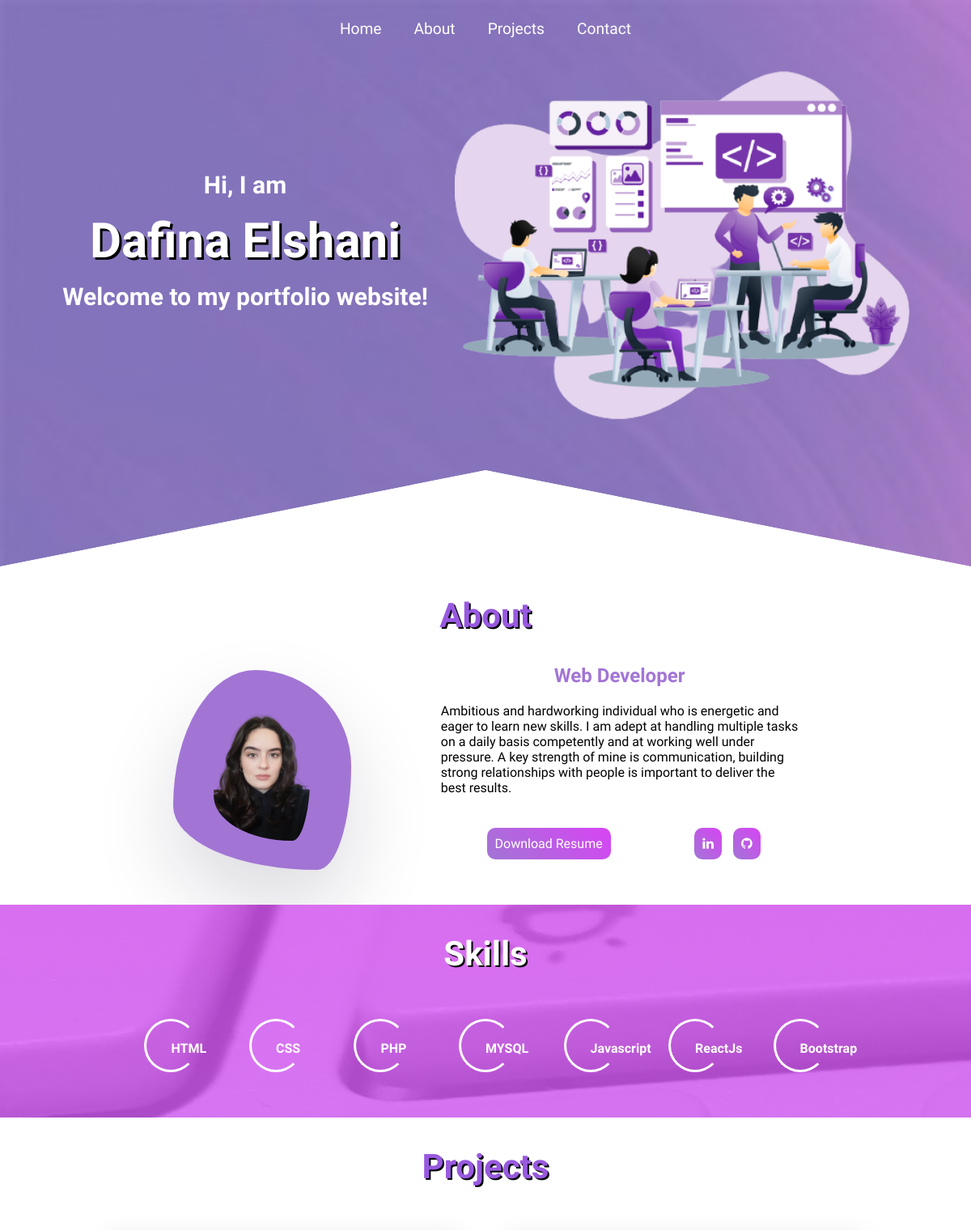
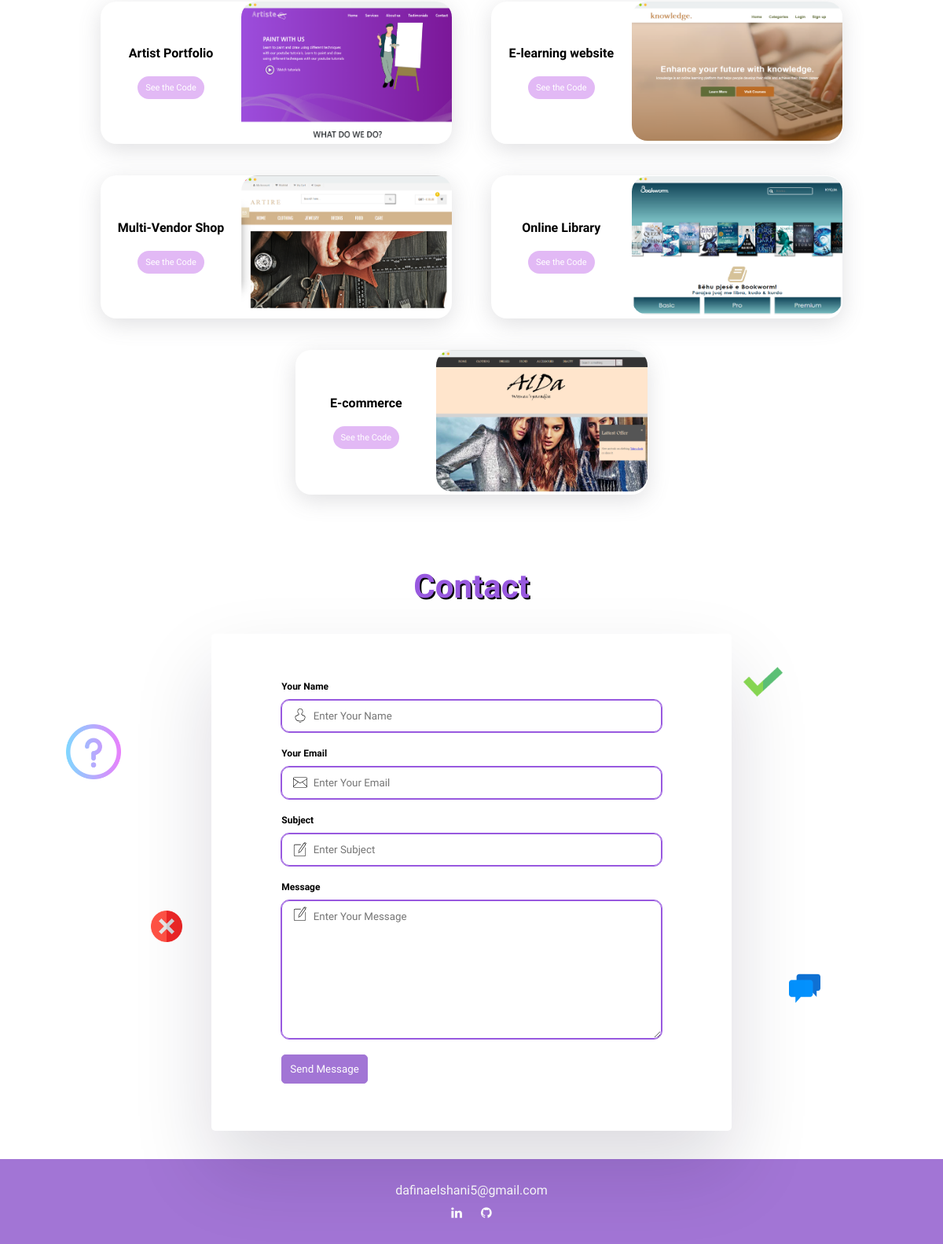
The page / on the database its author committed (2 pictures, top to bottom).
### tables this page shows
CREATE TABLE `favicon` (
  `id` int(11) NOT NULL,
  `title` varchar(250) NOT NULL,
  `icon` varchar(250) NOT NULL
);

CREATE TABLE `user` (
  `id` int(11) NOT NULL,
  `profilepic` varchar(250) NOT NULL,
  `name` varchar(250) NOT NULL,
  `linkedin` varchar(200) NOT NULL,
  `github` varchar(200) NOT NULL,
  `emailid` varchar(200) NOT NULL
);

CREATE TABLE `about` (
  `id` int(11) NOT NULL,
  `heading` text NOT NULL,
  `longdesc` text NOT NULL,
  `pdf` varchar(30) NOT NULL
);

CREATE TABLE `skills` (
  `id` int(11) NOT NULL,
  `skill` varchar(250) NOT NULL
);

CREATE TABLE `projects` (
  `id` int(11) NOT NULL,
  `projectname` varchar(250) NOT NULL,
  `projectpic` varchar(250) NOT NULL,
  `projectlink` text NOT NULL
);

### index.php (the view, shortened to what this page needs)
<?php include('./include/db.php');
$query = "SELECT * FROM favicon,user,about";
$runquery = mysqli_query($db,$query);
$data = mysqli_fetch_array($runquery);
?>
<!DOCTYPE html>
<html lang="en">
  <head>
    <link href="assets/css/style.css" rel="stylesheet" />
    <link
      rel="stylesheet"
      href="https://cdnjs.cloudflare.com/ajax/libs/font-awesome/4.7.0/css/font-awesome.min.css"
    />
    <link
      rel="stylesheet"
      href="https://cdnjs.cloudflare.com/ajax/libs/aos/2.3.4/aos.css"
    />
  </head>
  <body>
    <div class="banner">
      <nav class="nav-menu" >
        <ul id="links">
          <li><a href="#hero">Home</a></li>
          <li><a href="#about"> About</a></li>
          <li><a href="#projects">Projects</a></li>
          <li><a href="#contact">Contact</a></li>
        </ul>
      </nav>
      <div class="banner-content">
        <div class="text" data-aos="fade-right">
          <h1 class="hi">Hi, I am</h1>
          <h1 class="emri"><?=$data['name']?></h1>
          <h2>Welcome to my portfolio website!</h2>
        </div>
        <div class="image" data-aos="fade-left">
          <img
            src="./assets/img/_Pngtree_modern_flat_design_concept_of_5332895-removebg-preview.png"
          />
        </div>
      </div>
    </div>
    <section id="about" class="about">
      <h2 data-aos="zoom-in">About</h2>
      <div class="about-container" data-aos="zoom-in">
        <div class="profile-pic">
          <img src="assets/img/<?=$data['profilepic']?>" alt="" />
        </div>
        <div class="other-text">
          <h3><?=$data['heading']?></h3>
          <p><?=$data['longdesc']?></p>
          <div class="links">
            <a href="assets/files/<?=$data['pdf']?>" download
              >Download Resume</a
            >
            <div class="social-media-links">
              <a href="<?=$data['linkedin']?>"
                ><i class="fa fa-linkedin"></i
              ></a>
              <a href="<?=$data['github']?>"><i class="fa fa-github"></i></a>
            </div>
          </div>
        </div>
      </div>
    </section>
    <section id="skills" class="skills">
      <h2>Skills</h2>
      <div class="skills-container" data-aos="zoom-in">
        <?php
                    $query3 = "SELECT * FROM skills";
                    $runquery3= mysqli_query($db,$query3);
                    while($data3=mysqli_fetch_array($runquery3)){
                    ?>
        <div class="circle">
          <span><?=$data3['skill']?> </span>
        </div>
        <?php
                       }
                    ?>
      </div>
    </section>
    <section id="projects" class="projects">
      <h2 data-aos="zoom-in">Projects</h2>
      <div class="project-container">
        <?php
                    $query5 = "SELECT * FROM projects";
                    $runquery5= mysqli_query($db,$query5);
                    while($data5=mysqli_fetch_array($runquery5)){
                    ?>
        <div class="project-card" data-aos="zoom-in">
          <div class="title">
            <p><?=$data5['projectname']?></p>
            <a href="<?=$data5['projectlink']?>" target="_blank"
              >See the Code</a
            >
          </div>
          <div class="project-img">
            <img src="assets/img/<?=$data5['projectpic']?>" alt="" />
          </div>
        </div>
        <?php
                      }
                    ?>
      </div>
    </section>
    <section id="contact" class="contact">
      <h2>Contact</h2>
       <div class="question"></div>
      <div class="done"></div>
      <div class="chat"></div>
      <div class="error"></div>
      <div class="form-container" data-aos="zoom-in">
      <form action="include/message.php" method="post">
          <div class="inner">
            <div class="group">
              <label for="name">Your Name</label>
              <input type="text" name="name" id="name" placeholder="Enter Your Name"/>
            </div>
            <div class="group">
              <label for="email">Your Email</label>
              <input type="email" name="email" id="email"placeholder="Enter Your Email" />
            </div>
            <div class="group">
              <label for="subject">Subject</label>
              <input type="text" name="subject" id="subject" placeholder="Enter Subject"/>
            </div>
            <div class="group">
              <label for="message">Message</label>
              <textarea name="message" id="message" rows="10" placeholder="Enter Your Message"></textarea>
            </div>
            <button type="submit">Send Message</button>
                    </div>
        </form>
     </div>
    </section>
    <footer id="footer" class="footer">
      <div>
        <a href="mailto:<?=$data['emailid']?>"><?=$data['emailid']?></a>
      </div>
      <div>
        <a href="<?=$data['linkedin']?>"><i class="fa fa-linkedin"></i></a>
        <a href="<?=$data['github']?>"><i class="fa fa-github"></i></a>
      </div>
    </footer>
  </body>
</html>

### rows shown on the page
favicon: user.name "Dafina Elshani", user.profilepic (picture), about.heading "Web Developer", about.longdesc "Ambitious and hardworking individual who is energetic and eager to learn new skills. I am adept at handling multiple tasks on a daily basis competently and at working well under pressure. A key strength of mine is communication, building strong relationships with people is important to deliver the best results.", user.emailid "dafinaelshani5@gmail.com"
skills: skill "HTML"
skills: skill "CSS"
skills: skill "PHP"
skills: skill "MYSQL"
skills: skill "Javascript"
skills: skill "ReactJs"
skills: skill "Bootstrap"
projects: projectname "Artist Portfolio", projectpic (picture)
projects: projectname "E-learning website", projectpic (picture)
projects: projectname "Multi-Vendor Shop", projectpic (picture)
projects: projectname "Online Library", projectpic (picture)
projects: projectname "E-commerce", projectpic (picture)
